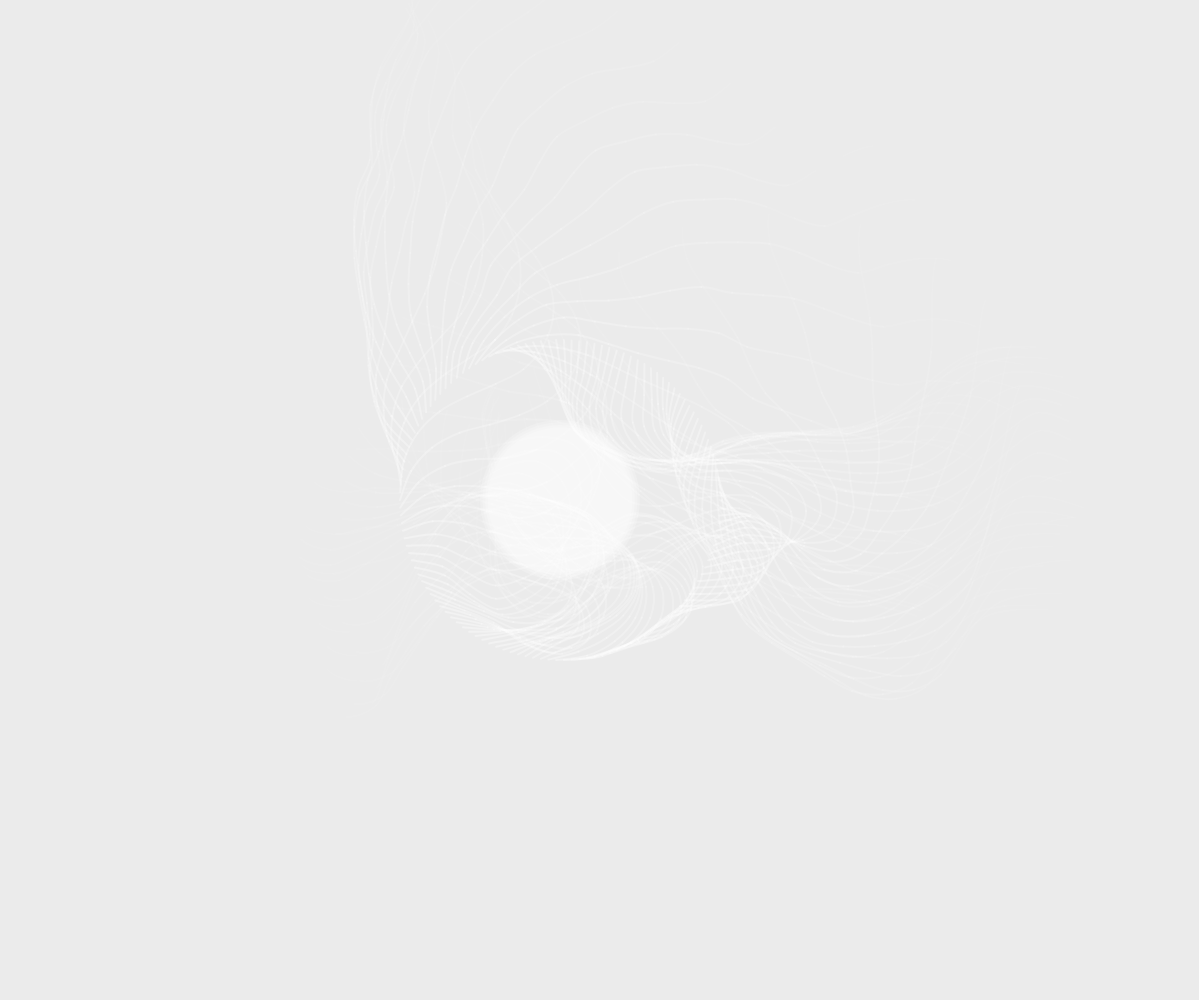
Frame 1 (no input)
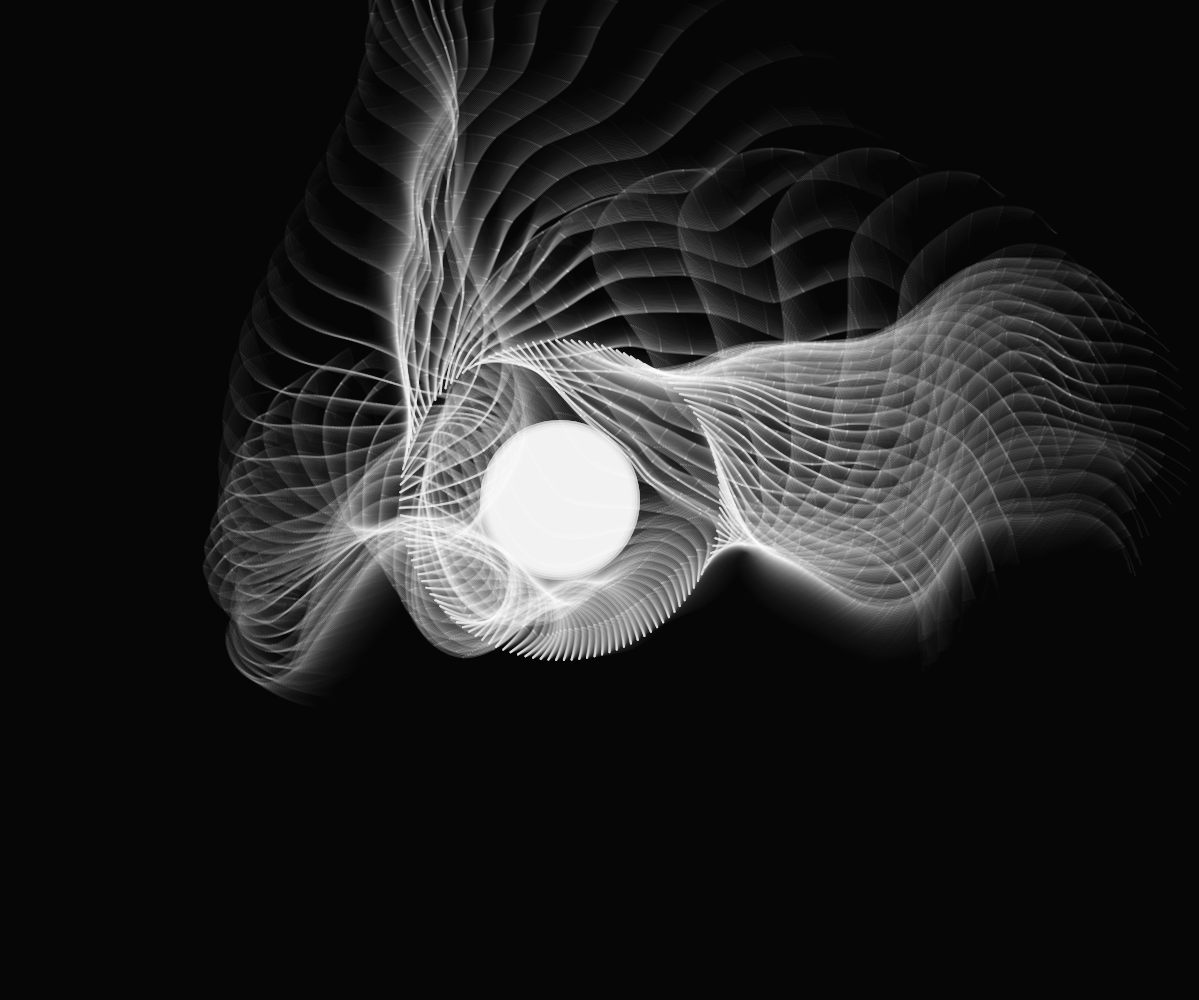
Frame 60 (no input)
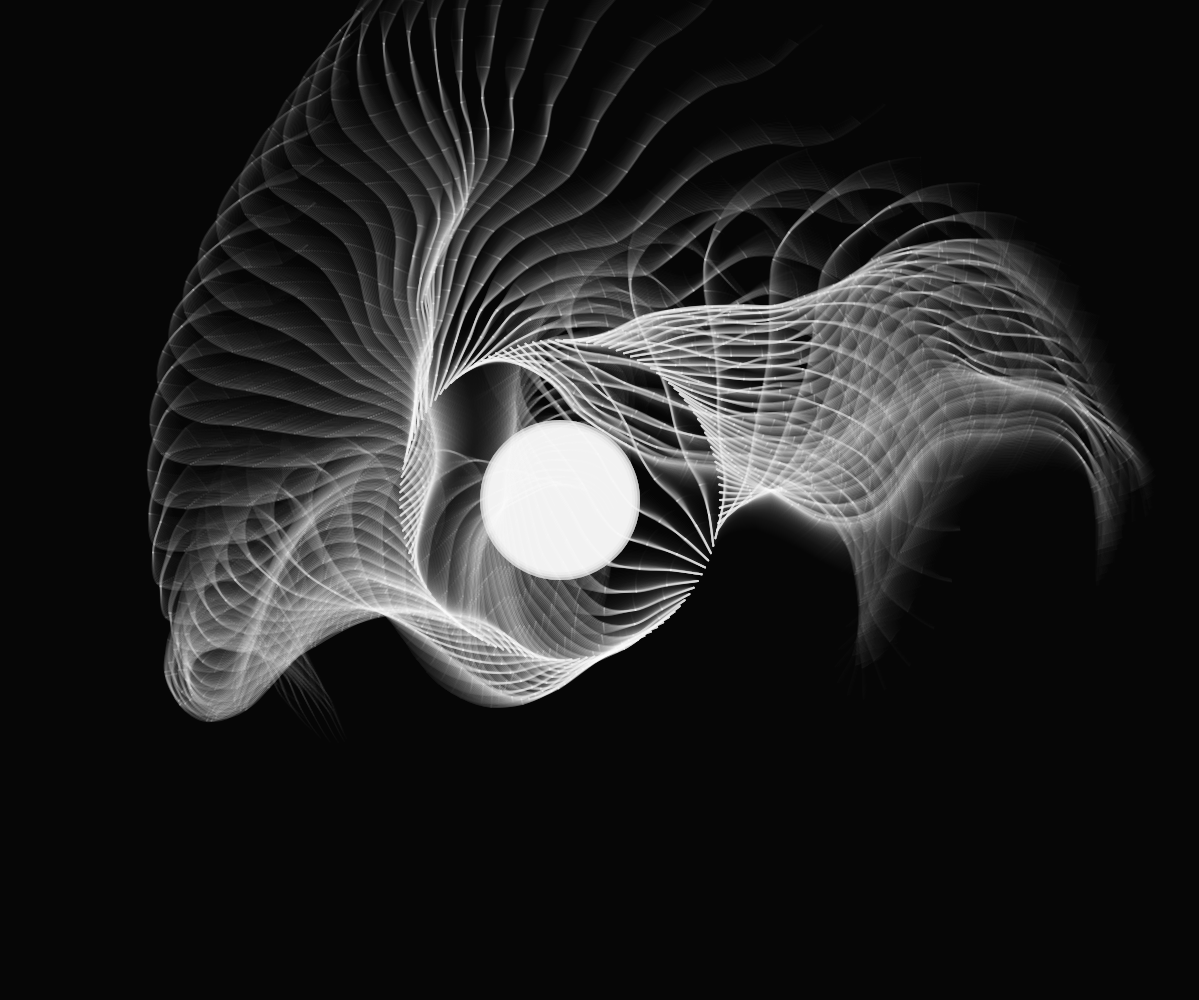
Frame 120 (the mouse pressed at the canvas centre since frame 60)

The p5.js sketch that drew these frames (run headless with seeded random() and noise() and a simulated clock; from frame 60 on, the mouse is pressed at the canvas centre):

// p5.js sketch
// ── sketch.js
let tendrils = [];

let variation = 300;
let speed = 250; // lower is faster

let tendrilColour;

let armLength = 10; // this is only the initial value, using the left and right arrows will change it
let numPoints = 20;
let nScale = 0.08;

let cornerDist;

function setup() {
  canvas = createCanvas(windowWidth - 1, windowHeight);
  canvas.position(0,0);  frameRate(30);

  cornerDist = Math.sqrt((width**2) + (height**2));

  

  if (width > 700) {
    makeOTendrils((windowWidth/2) - 40, windowHeight/2, 130, 160);
    armLength = cornerDist*0.02;
  } else {
    makeOTendrils((windowWidth/2), windowHeight/2, 100, 90);
    armLength = cornerDist*0.025;
  }

  background(255);

}

function draw() {

  background(0, 20);

  fill(255, 50);
  noStroke();
  if (width > 700) {
    circle((windowWidth/2) - 40, windowHeight/2, 160);
    circle((windowWidth/2) - 40, windowHeight/2, 155);
    circle((windowWidth/2) - 40, windowHeight/2, 150);
    circle((windowWidth/2) - 40, windowHeight/2, 145);
  } else {
    circle((windowWidth/2), windowHeight/2, 120);
    circle((windowWidth/2), windowHeight/2, 115);
    circle((windowWidth/2), windowHeight/2, 110);
    circle((windowWidth/2), windowHeight/2, 105);
  }

  redrawTendrils(tendrils);
  
  tendrilControls();
  
}

function redrawTendrils(tendrilArray) {
  for (let i=0; i<tendrilArray.length; i++) {
    tendrilArray[i].updateTendril(i);
    //tendrilArray[i].drawTendril();
    tendrilArray[i].drawTendrilFade();
  }
}

function tendrilControls() {
  // change variation based on key input
  if (keyIsDown(UP_ARROW)) {
    if (variation > 1) {
      variation -= 0.5;
    }
    console.log(variation);
  } else if (keyIsDown(DOWN_ARROW)) {
    variation += 0.5;
    console.log(variation);
  }

  // change armlegnth
  if (keyIsDown(LEFT_ARROW)) {
    if (armLength> 1) {
      armLength-= 0.2;
    }
    console.log(armLength);
  } else if (keyIsDown(RIGHT_ARROW)) {
    armLength+= 0.2;    
    console.log(armLength);
  }

  // add or remove points
  if (keyIsDown(65)) { // 65 is the keyCode for "a"

    for (let i=0; i<tendrils.length; i++) {
      tendrils[i].addPoint();
    }

  } else if (keyIsDown(83)) { // 83 is the keyCode for "s"

    for (let i=0; i<tendrils.length; i++) {
      tendrils[i].removePoint();
    }

  }
  
}


class Tendril {
  constructor(x, y, armLength, pointsArray) {
    this.origin = [x,y];
    this.length = armLength
    this.points = pointsArray;
    this.angles = [0, 0, 0];
    this.colour = 255;
  }

  drawTendril() {
    // draws the tendril

    noFill();
    stroke(this.colour,50);
    strokeWeight(1)
    beginShape();

    vertex(this.points[0][0], this.points[0][1]);
    curveVertex(this.points[0][0], this.points[0][1]);

    for (let i=1; i<this.points.length; i++) {
      curveVertex(this.points[i][0], this.points[i][1]);
    }

    endShape();
  }

  drawTendrilFade() {
    // draws the tendril

    noFill();
    stroke(this.colour, 80);
    strokeWeight(2)

    // draw first curve of tendril
    if (this.points.length>3) {
    beginShape ()
    curveVertex(this.points[0][0], this.points[0][1]);
    curveVertex(this.points[0][0], this.points[0][1]);
    curveVertex(this.points[1][0], this.points[1][1]);
    curveVertex(this.points[2][0], this.points[2][1]);
    endShape()
    }

    // draw the rest of the curves
    for (let i=3; i<this.points.length; i++) {

      stroke(this.colour, 80 - (i*4));

      beginShape();
      curveVertex(this.points[i-3][0], this.points[i-3][1]);
      curveVertex(this.points[i-2][0], this.points[i-2][1]);
      curveVertex(this.points[i-1][0], this.points[i-1][1]);
      curveVertex(this.points[i][0], this.points[i][1]);
      endShape();
    }

  }

  updateTendril() {
    // animates the tendril

    let Xpos = this.points[0][0];
    let Ypos = this.points[0][1];

    for(let i=0; i<this.points.length; i++) {

      var n = noise(Xpos/variation, Ypos/variation, (i*nScale)+(frameCount/speed));
      var mn = map(n, 0, 1, 0, 720);

      var pointPosX = this.points[i][0];
      var pointPosY = this.points[i][1];

      this.angles[i] = radians(mn);
      this.length = armLength;

      if (i+1 < this.points.length) {
        //console.log(i);
        //console.log(this.points[i+1]);
        this.points[i+1][0] = pointPosX + this.length*cos(this.angles[i]);
        this.points[i+1][1] = pointPosY + this.length*sin(this.angles[i]);
      }
      
    }
  }

  addPoint() {
    // get the indec of the last point in the array
    let index = this.points.length-1;

    //get the x and y values of the last point
    let x = this.points[index][0];
    let y = this.points[index][1];

    // add the last point to the points array
    this.points.push([x,y]);
  }

  removePoint() {
    if (this.points.length>2) {
      this.points.pop()
    }
  }
}

function spawnTendril(Xpos, Ypos, armLength, numPoints) {
  // returns a new tendril at point (Xpos, Ypos), 
  // with points armLength apart
  // and as many points as numPoints

  let pointsArray = [];
  for (let i=0; i<numPoints; i++) {
    pointsArray.push([Xpos,Ypos]);
  }

  return tendril = new Tendril(Xpos, Ypos, armLength, pointsArray);
}

function makeOTendrils(Xpos, Ypos, numTenticles, radius) {
  // creat a ring of tentacles around coordinate (Xpos, Ypos)

  for (let i = 0; i < numTenticles; i++) {
		let theta = map(i, 0, numTenticles, -PI, PI);
    let x_ = Xpos + radius*cos(theta);
    let y_ = Ypos + radius*sin(theta);

    tendrils.push(new spawnTendril(x_, y_, armLength, numPoints));
  }
}
// ── Circular_Silks.html
<!DOCTYPE html>
<html lang="en">

<head>
    <meta charset="UTF-8" />
    <meta name="viewport" content="width=device-width, initial-scale=1.0" />
    <title> KN - Circular Silks </title>
    <link rel="icon" href="../../assets/Favicon.png">
    <link rel="stylesheet" href="../../styles.css">

    <script src="../../scripts.js"></script>
    <script src="../../assets/p5.min.js"></script>
    <script src="sketch.js"></script>

</head>

<body>

    <div class="outerMargin">
        <div class="grid">

            <!-- <div style="grid-area: 1/1 / 2/4; position: fixed;">
                <h2> Transmission </h2>
            </div> -->
            
        </div>
    </div>
    
    <div id="sideBar" onclick="toggleSidebar('sideBar', 'menuColumn', 'menuOptions')">
        <div class="menu">

            <div id="menuColumn">
                <div class="mock_h3">M</div>
                <div class="mock_h3">E</div>
                <div class="mock_h3">N</div>
                <div class="mock_h3">U</div>
            </div>

            <div id="menuOptions">
                <a href="../../index.html"> <p> <u> Home </p> </u> </a>
                <a href="../../projects.html"> <p> <u> Graphic Design </u> </p> </a>
                <a href="../../Code_Work.html"> <p> <u> Creative Coding </u> </p> </a>
                <a href="../../Artworks.html"> <p> <u> Other Stuff </u></p></a>
                <a href="../../about.html"> <p> <u> About </u> </p> </a>
            </div>
        </div>
    </div>
</body>

</html>
